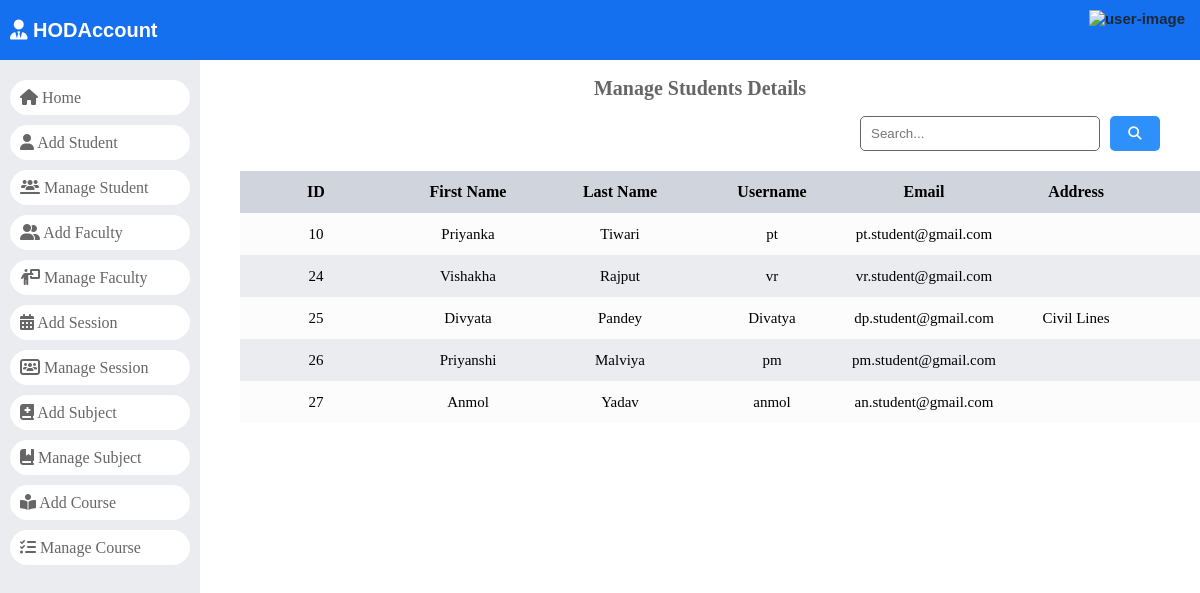
Before: /manage_student/ with the older database file.
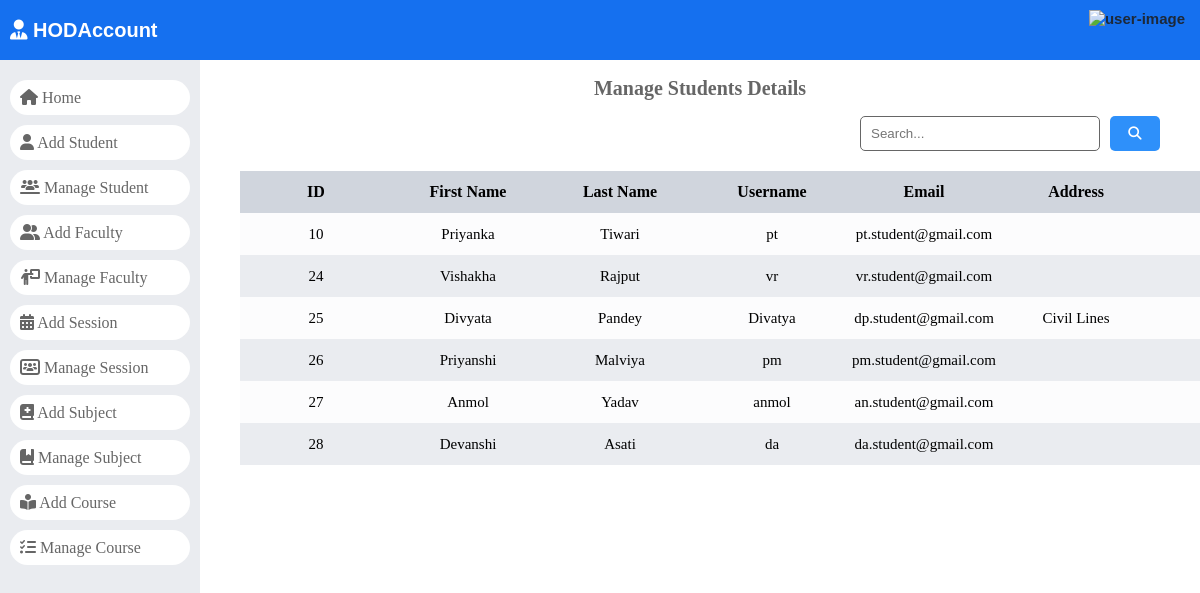
After: the same page with the newer database file.
### dashboard/models.py (models this page shows)
class Students(models.Model):
	id = models.AutoField(primary_key=True)
	admin = models.OneToOneField(CustomUser, on_delete = models.CASCADE)
	gender = models.CharField(max_length=50)
	profile_pic = models.FileField()
	address = models.TextField()
	course_id = models.ForeignKey(Courses, on_delete=models.DO_NOTHING, default=4)
	session_year_id = models.ForeignKey(SessionYearModel, null=True,
										on_delete=models.CASCADE)
	created_at = models.DateTimeField(auto_now_add=True)
	updated_at = models.DateTimeField(auto_now=True)
	objects = models.Manager()

class CustomUser(AbstractUser):
	HOD = '1'
	STAFF = '2'
	STUDENT = '3'
	EMAIL_TO_USER_TYPE_MAP = {
		'hod': HOD,
		'staff': STAFF,
		'student': STUDENT
	}
	user_type_data = ((HOD, "HOD"), (STAFF, "Staff"), (STUDENT, "Student"))
	user_type = models.CharField(default=1, choices=user_type_data, max_length=10)

### dashboard/HodViews.py (the view)
# urls.py: path('manage_student/', HodViews.manage_student, name="manage_student"),
def manage_student(request):
    students = Students.objects.all()
    context = {
        "students": students
    }
    return render(request, 'Hod Page/manage_student.html', context)

### dashboard/templates/Hod Page/manage_student.html (shortened to what this page needs)
{% load static %}
<!DOCTYPE html>
<html lang="en">
<head>
    <link rel="stylesheet" href="https://cdnjs.cloudflare.com/ajax/libs/font-awesome/6.5.1/css/all.min.css"
 />
        <link rel="stylesheet" href="{% static 'style.css' %}">
</head>
<body>
    <header>
        <div>
            <a href="/">
                <div class="logo">
                    <i class="fa-solid fa-user-tie"></i>
                    HODAccount
                </div>
            </a>
        </div>
        {% include '../headerUser.html' %}
    </header>
    <div id="main">
        {% include './navigation.html' %}
        <div id="student_record">
            <div class="page-title">
                <h2>Manage Students Details</h2>
            </div>
            <div id="manage_student">
            <div id="search-bar">
                <form action="" method="GET" class="search-form" data-search-record="#student-data tr">
                    <input type="search" name="search" id="search" placeholder="Search..." />
                    <button type="submit">
                        <i class="fa-solid fa-magnifying-glass"></i>
                    </button>
                </form>
            </div>
                <div id="expese-record" class="record">
                    <table>
                        <thead>
                            <tr>
                                <th>ID</th>
                                <th>First Name</th>
                                <th>Last Name</th>
                                <th>Username</th>
                                <th>Email</th>
                                <th>Address</th>
                                <th>Gender</th>
                            </tr>
                        </thead>
                        <tbody id="student-data">
                            {% for student in students %}
                            <tr>
                            <td>{{ student.admin.id }}</td>
                            <td>{{ student.admin.first_name }}</td>
                            <td>{{ student.admin.last_name }}</td>
                            <td>{{ student.admin.username }}</td>
                            <td>{{ student.admin.email }}</td>
                            <td>{{ student.address }}</td>
                            <td>{{ student.gender }}</td>
                            </tr>
                            {% endfor %}
                        </tbody>
                    </table>
                </div>
            </div>
        </div>
</body>
</html>

### dashboard/templates/headerUser.html (shortened to what this page needs)
<div class="user">
    <div>
        <img src="https://cdn-icons-png.flaticon.com/512/1144/1144760.png" alt="user-image">
    </div>
</div>

### dashboard/templates/Hod Page/navigation.html (shortened to what this page needs)
<div id="navbar">
    <nav>
        <a href="{% url 'hod_home' %}">
            <li>
                <i class="fa fa-home"></i> Home
            </li>
        </a>
        <a href="{% url 'add_student'%}">
            <li>
                <i class="fa fa-user"></i> Add Student
            </li>
        </a>
        <a href="{% url 'manage_student'%}">
            <li>
                <i class="fa fa-users-line"></i> Manage Student
            </li>
        </a>
        <a href="{% url 'add_staff_save' %}">
            <li>
                <i class="fa-solid fa-user-group"></i>
                Add Faculty
            </li>
        </a>
        <a href="{% url 'manage_staff' %}">
            <li>
                <i class="fa-solid fa-person-chalkboard"></i>
                Manage Faculty
            </li>
        </a>
        <a href="{% url 'add_session' %}">
            <li>
                <i class="fa-solid fa-calendar-days"></i>
                Add Session
            </li>
        </a>
        <a href="{% url 'manage_session' %}">
            <li>
                <i class="fa-solid fa-users-rectangle"></i>
                Manage Session
            </li>
        </a>
        <a href="{% url 'add_subject'%}">
            <li>
                <i class="fa-solid fa-book-medical"></i>
                Add Subject
            </li>
        </a>
        <a href="{% url 'manage_subject'%}">
            <li>
                <i class="fa-solid fa-book-bookmark"></i>
                Manage Subject
            </li>
        </a>
        <a href="{% url 'add_course' %}">
            <li>
                <i class="fa-solid fa-book-open-reader"></i>
                Add Course
            </li>
        </a>
        <a href="{% url 'manage_course' %}">
            <li>
                <i class="fa-solid fa-list-check"></i>
                Manage Course
            </li>
        </a>
    </nav>
</div>

### static/style.css (style rules this page uses)
:root { --light-black: #1d2939; --sky-blue: #1570ef; --light-blue: #2e90fa; --nav-bg: #eaecf0; --nav-text: #666; --success-color: #039855; --error-color: #f97066; --white: #fff; --table-grid-dark: #eaecf0; --table-grid-light: #fcfcfd; --table-heading: #d0d5dd; --dialog-backdrop: #26262690; --gray-6: #666; --gray-e: #ebebeb; --note-gray: #f2f4f7; --page-heading: #666; --page-highlight-heading: #3f3737; --yellow: #fec84b; }
html, body { margin: 0; padding: 0; }
a { text-decoration: none; }
#main { display: flex; height: calc(100vh - 60px); }
#student_record, #main_section { max-width: calc(100% - 200px); flex: 1; }
.record { padding: 20px 40px; overflow: auto; box-sizing: border-box; }
.record table { width: 100%; border-spacing: 0; }
.record th, .record td { height: 40px; max-width: 150px; text-align: center; min-width: 150px; }
.record tr:nth-child(2n + 2) { background: var(--table-grid-dark); }
.record tr:nth-child(2n + 1) { background: var(--table-grid-light); }
.record th { font-size: 16px; background: var(--table-heading); }
.record td { font-size: 15px; }
header { width: 100%; height: 60px; padding: 10px; box-sizing: border-box; display: flex; justify-content: space-between; gap: 20px; background: var(--sky-blue); font-family: arial; }
header .logo { height: 40px; line-height: 40px; font-size: 20px; font-weight: 600; color: var(--white); }
header .user { display: flex; justify-content: center; gap: 5px; height: 100%; font-size: 15px; font-weight: bold; color: var(--light-black); position: relative; }
header .user img { height: 100%; }
#navbar { width: 200px; max-width: 80vw; background: var(--nav-bg); }
#navbar nav { padding: 10px; box-sizing: border-box; }
#navbar nav li { list-style: none; margin: 10px 0; background: var(--white); border-radius: 20px; height: 35px; line-height: 35px; padding: 0 10px; box-sizing: border-box; white-space: nowrap; text-overflow: ellipsis; color: var(--nav-text); }
.page-title h2 { text-align: center; font-size: 20px; color: var(--page-heading); }
#search-bar form { display: flex; gap: 10px; width: 90%; max-width: 300px; margin-left: auto; margin-right: 40px; height: 35px; font-size: 17px; }
#search-bar input { flex: 1; border: 1.5px solid #666; padding: 0 10px; box-sizing: border-box; border-radius: 5px; }
#search-bar button { width: 50px; border-radius: 5px; background-color: var(--light-blue); color: var(--white); border: 0; cursor: pointer; }

Changed rows visible on the page:
added Students: admin.id "28", admin.first_name "Devanshi", admin.last_name "Asati", admin.username "da", admin.email "da.student@gmail.com"
